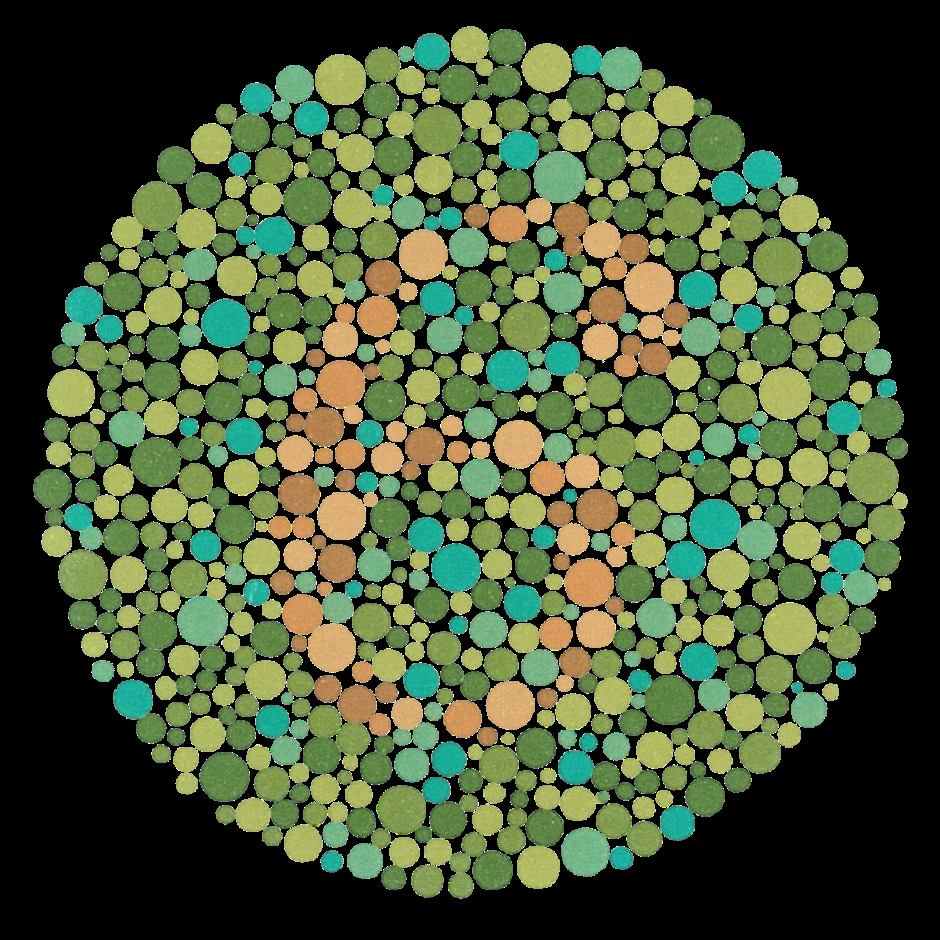
#> input picture slides/01.dasar_pengolahan_citra_digital/dataset/ishihara.png, 940 x 940 px
$ python 02.convert_mode1.py
#> lines starting #> are read from the running program, lines starting #| are printed output that depends on the picture
"""
script ini akan melakukan converting mode
penjelasan lebih detil dapat dibaca di file html atau python notebook yang telah disediakan
"""

from skimage.io import imread, imshow, show

im = imread('../dataset/ishihara.png', as_gray=True)
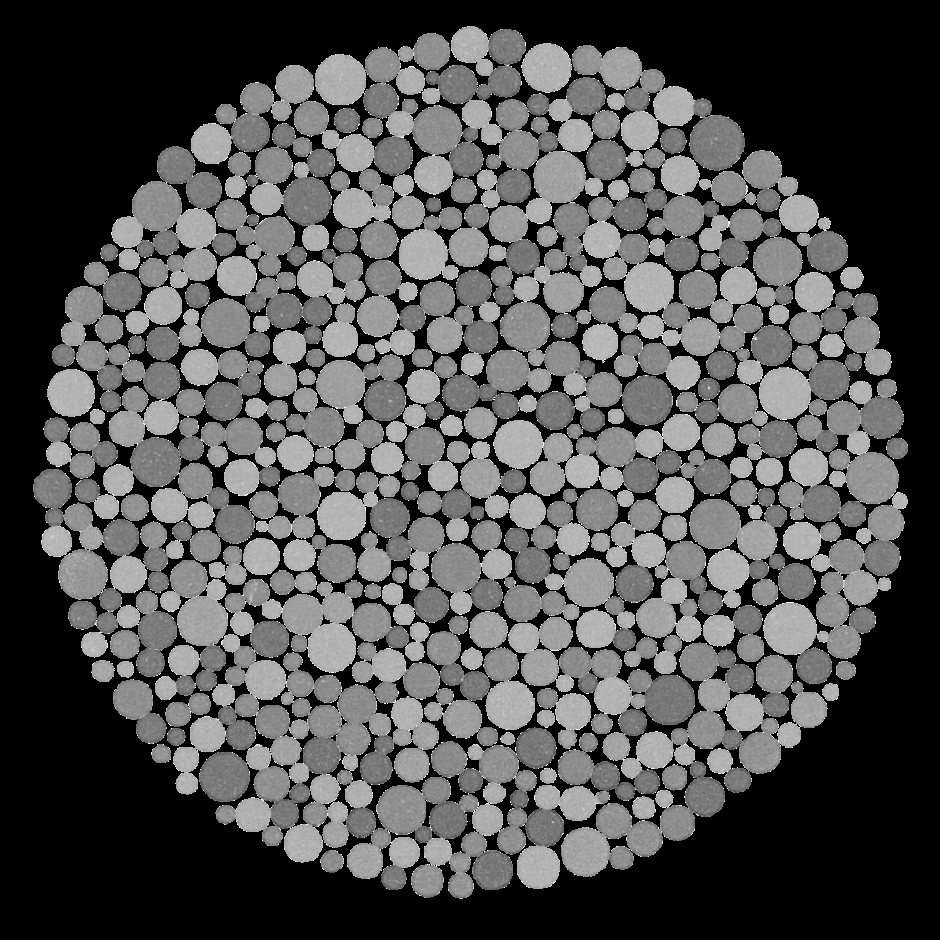
#> im: shape (940, 940) float64; min 0, max 1, mean 0.314
print(im.shape, im.dtype, type(im))
#| (940, 940) float64 <class 'numpy.ndarray'>
imshow(im)
show()

$ run again, with slides/01.dasar_pengolahan_citra_digital/dataset/flower.png copied over slides/01.dasar_pengolahan_citra_digital/dataset/ishihara.png
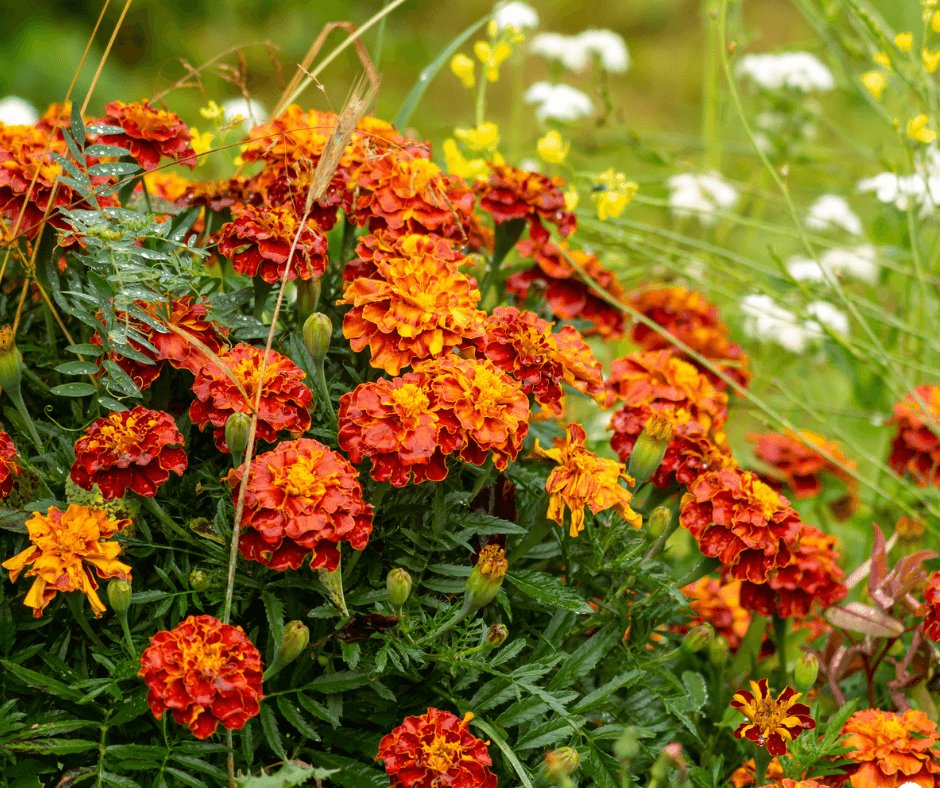
#> input picture slides/01.dasar_pengolahan_citra_digital/dataset/flower.png, 940 x 788 px
#> `im = imread('../dataset/ishihara.png', as_gray=True)`:
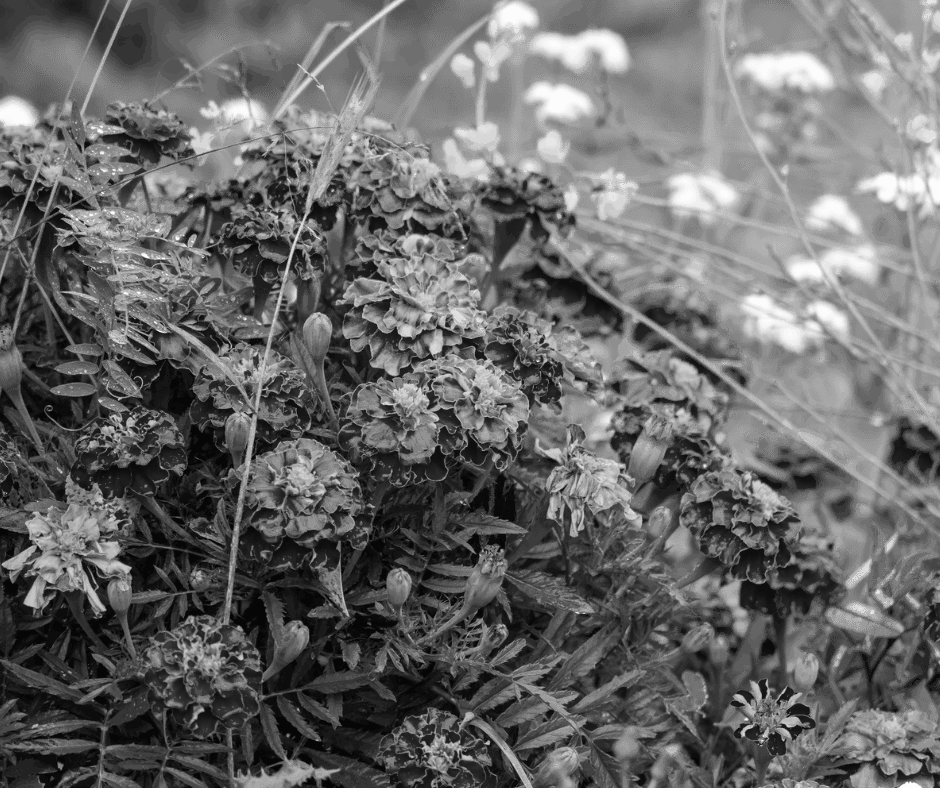
#> im: shape (788, 940) float64; min 0.0261, max 0.991, mean 0.415
#| (788, 940) float64 <class 'numpy.ndarray'>

$ run again, with slides/01.dasar_pengolahan_citra_digital/dataset/rose.png copied over slides/01.dasar_pengolahan_citra_digital/dataset/ishihara.png
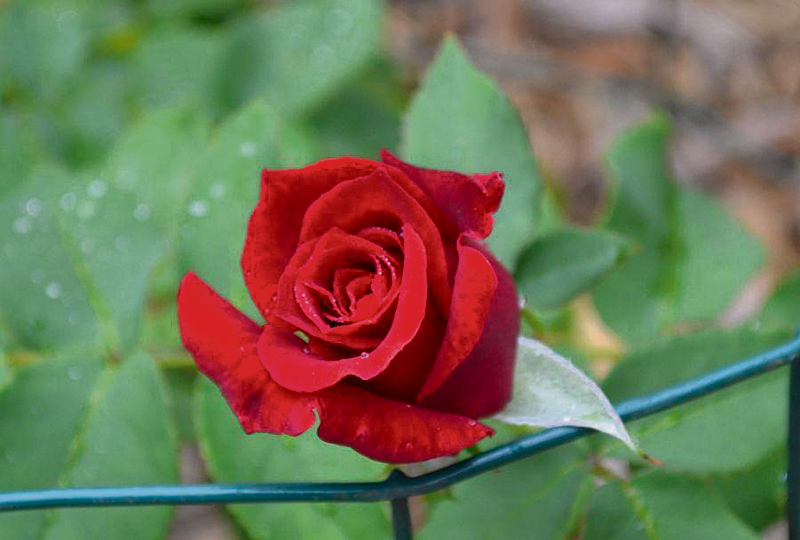
#> input picture slides/01.dasar_pengolahan_citra_digital/dataset/rose.png, 800 x 540 px
#> `im = imread('../dataset/ishihara.png', as_gray=True)`:
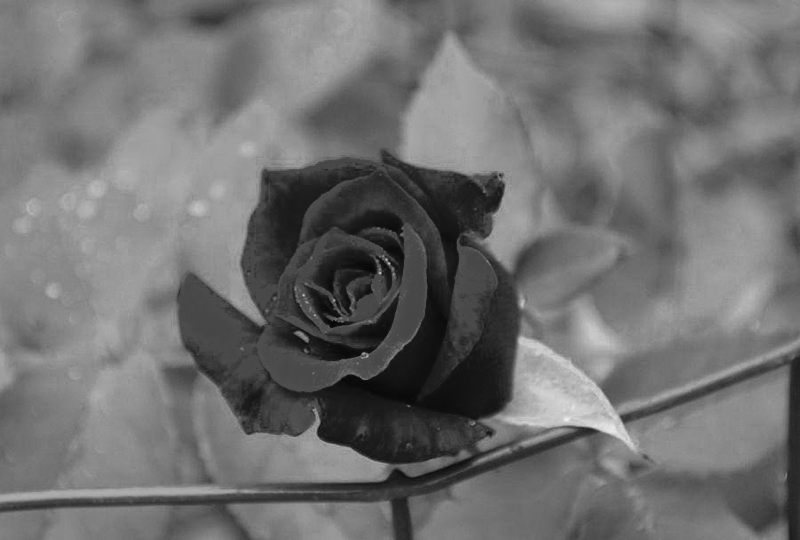
#> im: shape (540, 800) float64; min 0.0168, max 0.947, mean 0.441
#| (540, 800) float64 <class 'numpy.ndarray'>
